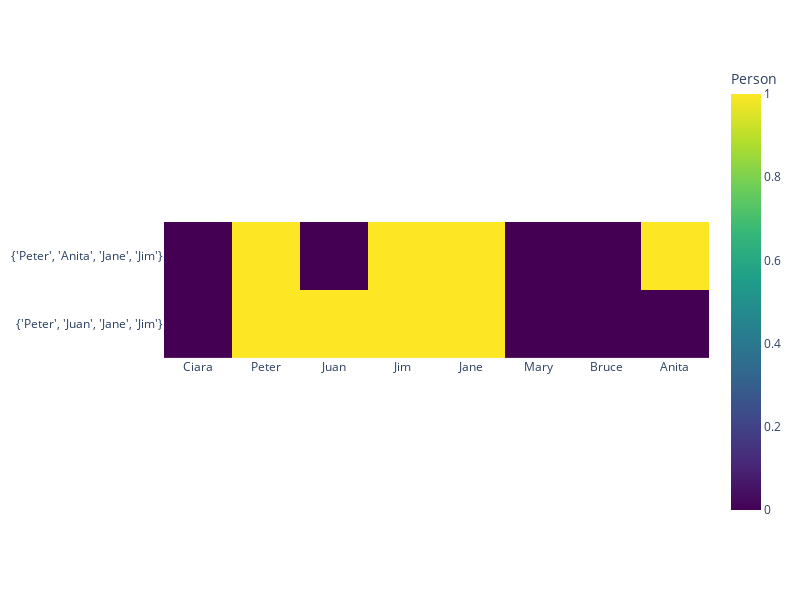

Notebook cell for this chart:
### Markdown cell above
## Scenario 1

### Code cell
import plotly.express as px
import pandas as pd

# Convert the combinations to a DataFrame
df = pd.DataFrame(heatmap_matrix, columns=people_abilities.keys())

# Create an interactive heatmap 
fig = px.imshow(df, x=list(df.columns), y=list(map(str, combinations_for_heatmap)),
               labels=dict(color="Person"), color_continuous_scale="Viridis")
fig.update_layout(
    xaxis=dict(tickmode='array', tickvals=list(range(len(df.columns))), ticktext=list(df.columns)),
    yaxis=dict(tickmode='array', tickvals=list(range(len(combinations_for_heatmap))), ticktext=list(map(str, combinations_for_heatmap))),
    width=800, height=600
)

#  plot
fig.show()

### Figure 1 — Plotly figure (JSON) as saved in the notebook; plotly's stock layout.template omitted (floating-point values rounded to 4 significant figures)
{"data": [{"coloraxis": "coloraxis", "hovertemplate": "x: %{x}<br>y: %{y}<br>Person: %{z}<extra></extra>", "name": "0", "type": "heatmap", "x": ["Ciara", "Peter", "Juan", "Jim", "Jane", "Mary", "Bruce", "Anita"], "xaxis": "x", "y": ["{'Peter', 'Anita', 'Jane', 'Jim'}", "{'Peter', 'Juan', 'Jane', 'Jim'}"], "yaxis": "y", "z": [[0, 1, 0, 1, 1, 0, 0, 1], [0, 1, 1, 1, 1, 0, 0, 0]]}], "layout": {"coloraxis": {"colorbar": {"title": {"text": "Person"}}, "colorscale": [[0, "#440154"], [0.1111, "#482878"], [0.2222, "#3e4989"], [0.3333, "#31688e"], [0.4444, "#26828e"], [0.5556, "#1f9e89"], [0.6667, "#35b779"], [0.7778, "#6ece58"], [0.8889, "#b5de2b"], [1, "#fde725"]]}, "height": 600, "margin": {"t": 60}, "width": 800, "xaxis": {"anchor": "y", "constrain": "domain", "domain": [0, 1], "scaleanchor": "y", "tickmode": "array", "ticktext": ["Ciara", "Peter", "Juan", "Jim", "Jane", "Mary", "Bruce", "Anita"], "tickvals": [0, 1, 2, 3, 4, 5, 6, 7]}, "yaxis": {"anchor": "x", "autorange": "reversed", "constrain": "domain", "domain": [0, 1], "tickmode": "array", "ticktext": ["{'Peter', 'Anita', 'Jane', 'Jim'}", "{'Peter', 'Juan', 'Jane', 'Jim'}"], "tickvals": [0, 1]}}}
